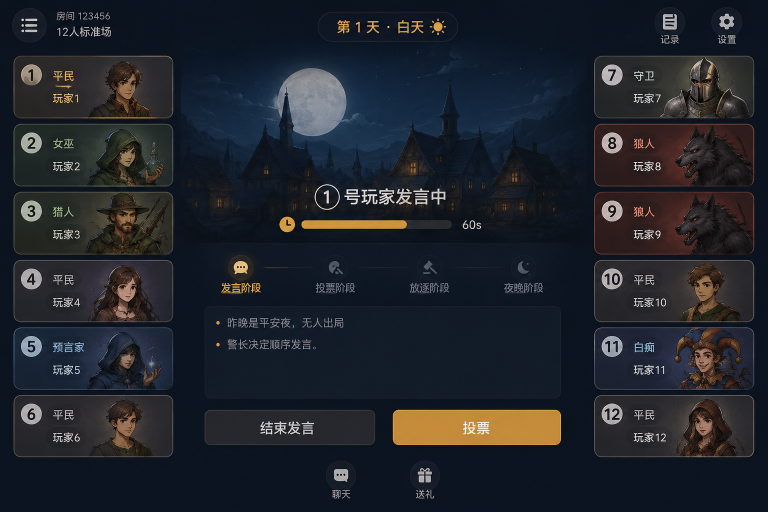
#> input picture desktop/sample.png, 1536 x 1024 px (shown at 1/2 size)
$ python -i process_generated_portraits.py   (imports and definitions only)
#> lines starting #> are read from the running program, lines starting #| are printed output that depends on the picture; after the words box and inside, x2 and y2 are one past the last pixel; in counts of white or black regions, pixels touching at a corner belong together
#> further down, picture is the input picture: PIL image 1536x1024 RGB; mean R, G, B 33, 36.7, 43.6
"""Process individually generated portrait sources into transparent UI PNGs."""

from __future__ import annotations

import json
from dataclasses import dataclass
from pathlib import Path

import numpy as np
from PIL import Image, ImageDraw, ImageFont, ImageFilter
from scipy import ndimage


ROOT = Path(__file__).resolve().parents[1]
GENERATED_DIR = Path.home() / ".codex" / "generated_images" / "019e45a0-6adc-75c3-9e0c-215143615f7d"
PORTRAIT_ROOT = ROOT / "desktop" / "public" / "assets" / "ui" / "portraits"
CONTACT_SHEET = PORTRAIT_ROOT / "generated_portraits_contact_sheet.png"
REPORT = PORTRAIT_ROOT / "generated_portraits_report.json"

CANVAS_SIZE = (768, 1024)
TARGET_HEIGHT = 860
MAX_WIDTH = 720
SUBJECT_BOTTOM = 972


@dataclass(frozen=True)
class PortraitTarget:
    label: str
    rel_path: str


TARGETS = [
    PortraitTarget("elder_male", "extra/portrait_elder_male_01.png"),
    PortraitTarget("elder_female", "extra/portrait_elder_female_01.png"),
    PortraitTarget("villager_male", "roles/portrait_villager_male_01.png"),
    PortraitTarget("villager_female", "roles/portrait_villager_female_01.png"),
    PortraitTarget("boy", "extra/portrait_boy_01.png"),
    PortraitTarget("girl", "extra/portrait_girl_01.png"),
    PortraitTarget("seer", "roles/portrait_seer_01.png"),
    PortraitTarget("witch", "roles/portrait_witch_01.png"),
    PortraitTarget("hunter", "roles/portrait_hunter_01.png"),
    PortraitTarget("guard", "roles/portrait_guard_01.png"),
    PortraitTarget("werewolf_01", "roles/portrait_werewolf_01.png"),
    PortraitTarget("werewolf_02", "roles/portrait_werewolf_02.png"),
    PortraitTarget("werewolf_03", "roles/portrait_werewolf_03.png"),
    PortraitTarget("werewolf_04", "roles/portrait_werewolf_04.png"),
    PortraitTarget("werewolf_05", "roles/portrait_werewolf_05.png"),
    PortraitTarget("werewolf_06", "roles/portrait_werewolf_06.png"),
]


# [5 lines left out: function generated_sources, not called in this run]


def remove_chroma_key(source: Image.Image) -> Image.Image:
    """Convert a flat chroma-key background to alpha without reshaping pixels."""
    rgb = source.convert("RGB")
    arr = np.asarray(rgb).astype(np.float32)
    corner_samples = np.array(
        [
            arr[0, 0],
            arr[0, -1],
            arr[-1, 0],
            arr[-1, -1],
            arr[0, arr.shape[1] // 2],
            arr[-1, arr.shape[1] // 2],
        ],
        dtype=np.float32,
    )
#> corner_samples = [[12, 21, 31], [11, 21, 33], [11, 20, 31], [14, 24, 36], [10, 19, 29], [10, 19, 31]]

    green = (arr[..., 1] > 170) & (arr[..., 1] > arr[..., 0] * 1.8) & (arr[..., 1] > arr[..., 2] * 1.8)
#> green: shape (1024, 1536) bool; every value is 0
    magenta = (arr[..., 0] > 170) & (arr[..., 2] > 170) & (arr[..., 1] < 95)
    key_mask = green | magenta

    if key_mask.mean() > 0.01:
        key = np.median(arr[key_mask], axis=0)
    else:
        key = np.median(corner_samples, axis=0)
#> key = [11, 20.5, 31]

    dist_to_key = np.sqrt(np.sum((arr - key) ** 2, axis=2))
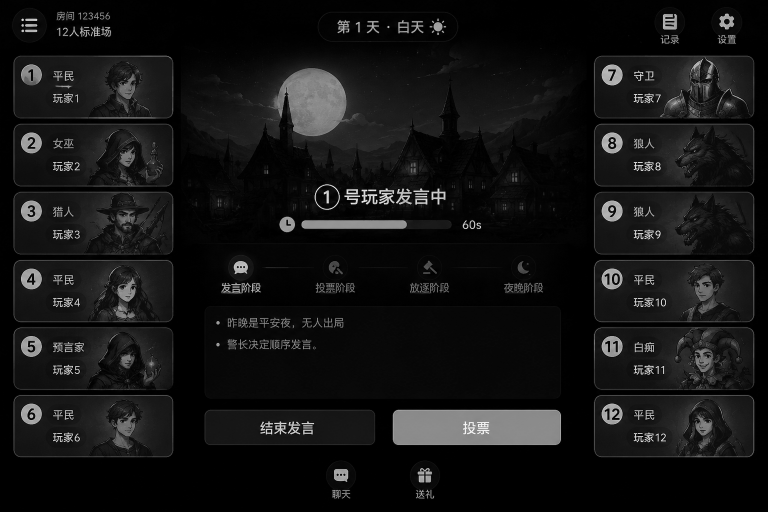
#> dist_to_key: shape (1024, 1536) float32 (shown at 1/2 size); min 0.5, max 405.8, mean 33.6; drawn with min black and max white
    bg_candidate = key_mask | (dist_to_key < 92)
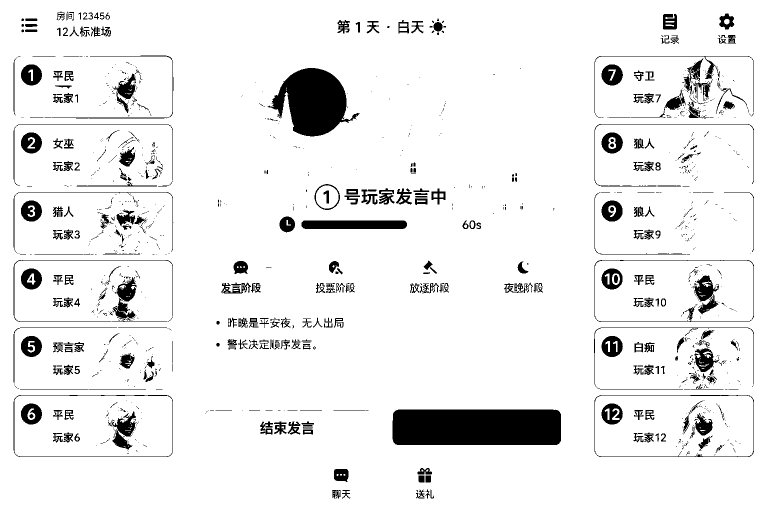
#> bg_candidate: shape (1024, 1536) bool (shown at 1/2 size); 92.4% white; 1291 black regions (933 under 20 px), largest, box (x1, y1, x2, y2) and area: (785, 819, 1122, 890) 23770, (536, 136, 719, 273) 14426, (603, 441, 814, 458) 3530

    # Only remove background connected to image borders. This keeps dark armor,
    # robes, hair, and fur intact even when they are color-similar to a corner.
    border_seed = np.zeros(bg_candidate.shape, dtype=bool)
    border_seed[0, :] = bg_candidate[0, :]
#> border_seed: shape (1024, 1536) bool; 0.1% white in thin lines or dots, all inside (x1, y1, x2, y2) = (0, 0, 1536, 1)
    border_seed[-1, :] = bg_candidate[-1, :]
    border_seed[:, 0] = bg_candidate[:, 0]
    border_seed[:, -1] = bg_candidate[:, -1]
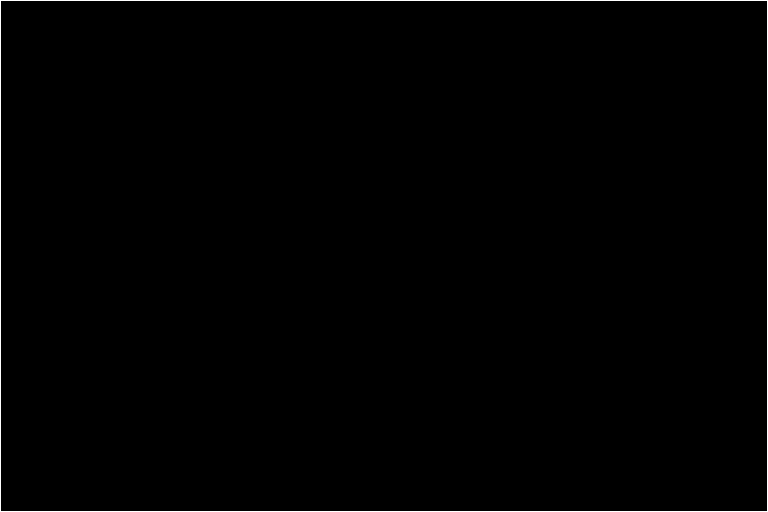
#> border_seed: shape (1024, 1536) bool (shown at 1/2 size); 0.33% white in thin lines or dots
    bg_connected = ndimage.binary_propagation(border_seed, mask=bg_candidate)
#> bg_connected: shape (1024, 1536) bool; 85.4% white; 1084 black regions (766 under 20 px), largest, box (x1, y1, x2, y2) and area: (1189, 790, 1508, 914) 39386, (1189, 520, 1508, 644) 39385, (27, 790, 346, 914) 39370

    transparent_at = 22.0
    opaque_at = 122.0
    alpha = np.full(arr.shape[:2], 255, dtype=np.float32)
    alpha[bg_connected | key_mask | (dist_to_key < 48)] = 0

    # Softly fade pixels that are key-colored but not part of the hard flood
    # mask, which reduces green/magenta halos around hair and fur.
    key_soft_alpha = np.clip((dist_to_key - transparent_at) / (opaque_at - transparent_at), 0, 1) * 255
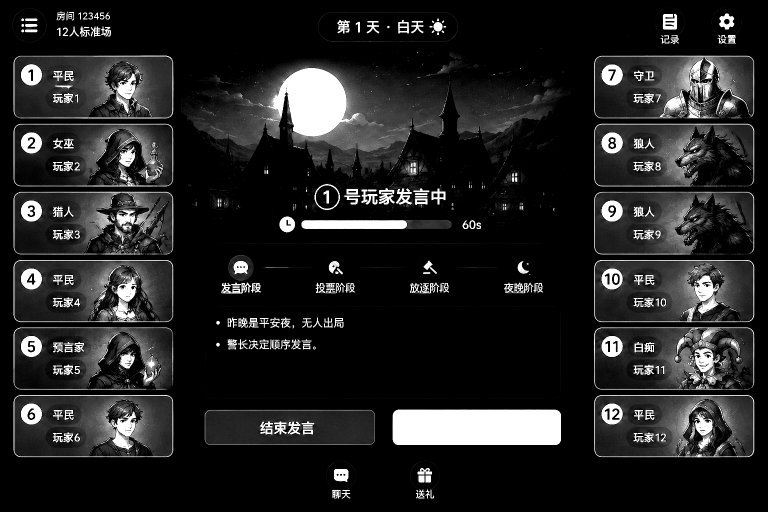
#> key_soft_alpha: shape (1024, 1536) float32 (shown at 1/2 size); min 0, max 255, mean 36.1
    edge_zone = (ndimage.binary_dilation(bg_connected, iterations=4) & ~bg_connected) | ((dist_to_key < 150) & ~key_mask)
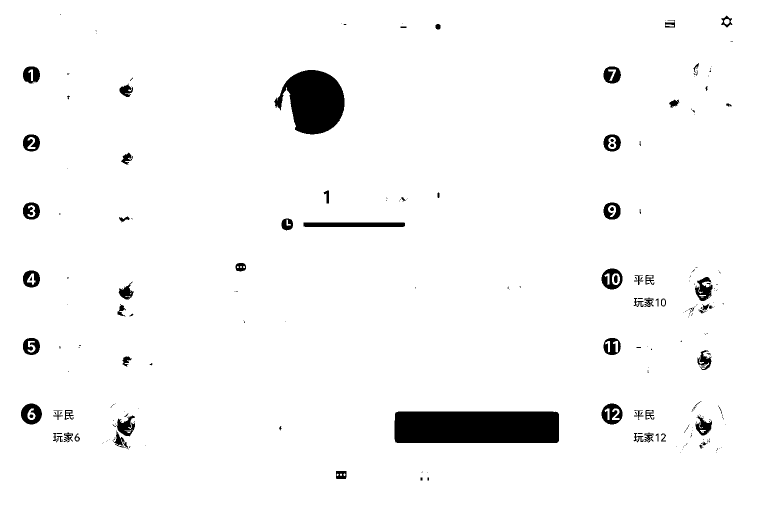
#> edge_zone: shape (1024, 1536) bool (shown at 1/2 size); 96.5% white; 244 black regions (165 under 20 px), largest, box (x1, y1, x2, y2) and area: (789, 823, 1118, 886) 20660, (548, 140, 689, 269) 12190, (607, 445, 810, 454) 1819
    alpha[edge_zone] = np.minimum(alpha[edge_zone], key_soft_alpha[edge_zone])
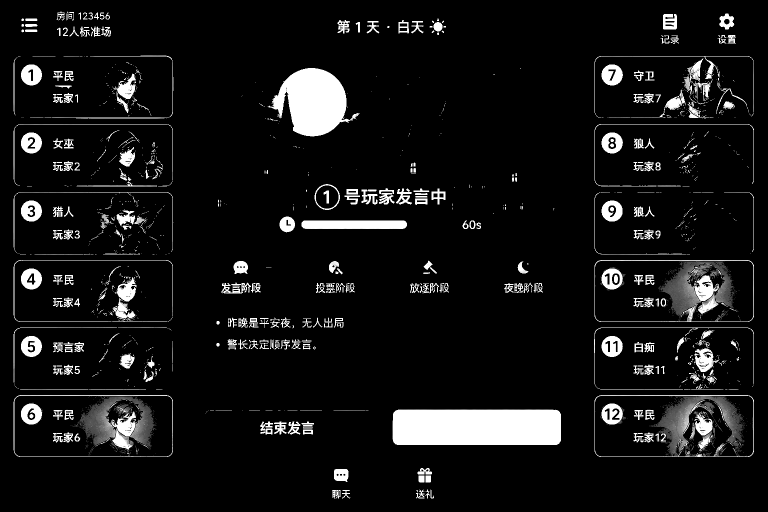
#> alpha: shape (1024, 1536) float32 (shown at 1/2 size); min 0, max 255, mean 20.7

    alpha_img = Image.fromarray(alpha.astype(np.uint8), "L")
    alpha_img = alpha_img.filter(ImageFilter.GaussianBlur(0.45))

    # Despill chroma-key color from semi-transparent edge pixels.
    cleaned = arr.copy()
    if key[1] > key[0] and key[1] > key[2]:
        spill = dist_to_key < 170
        cleaned[..., 1][spill] = np.minimum(cleaned[..., 1][spill], np.maximum(cleaned[..., 0][spill], cleaned[..., 2][spill]) * 1.12)
    elif key[0] > 150 and key[2] > 150:
        spill = dist_to_key < 170
        cleaned[..., 0][spill] = np.minimum(cleaned[..., 0][spill], cleaned[..., 1][spill] * 1.18)
        cleaned[..., 2][spill] = np.minimum(cleaned[..., 2][spill], cleaned[..., 1][spill] * 1.18)

    out = Image.fromarray(np.clip(cleaned, 0, 255).astype(np.uint8), "RGB").convert("RGBA")
    out.putalpha(alpha_img)
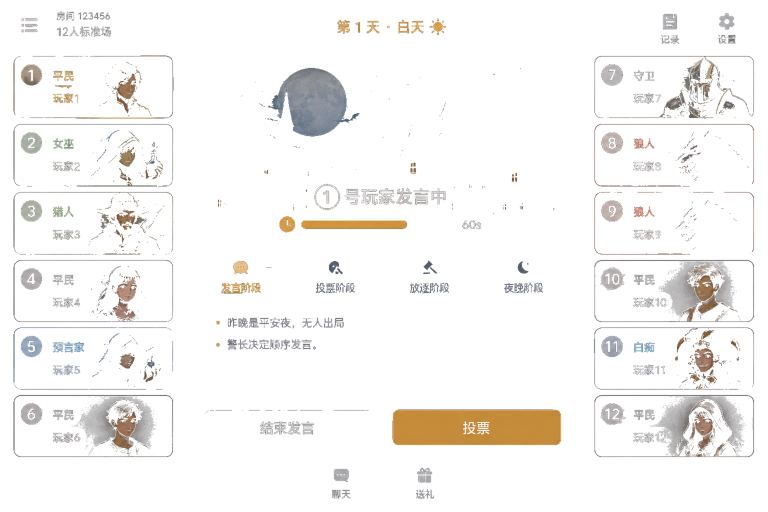
#> out: PIL image 1536x1024 RGBA (shown at 1/2 size); mean R, G, B, A 33, 36.7, 43.6, 20.7; transparent parts drawn white
    return out


# [112 lines left out: functions alpha_bbox, normalize, save_pair, make_contact_sheet, main, not called in this run]


# [2 lines not run here, left out]

>>> from PIL import Image
>>> picture = Image.open('../desktop/sample.png')
>>> result = remove_chroma_key(picture)

$ run again, on desktop/sample_skill.png
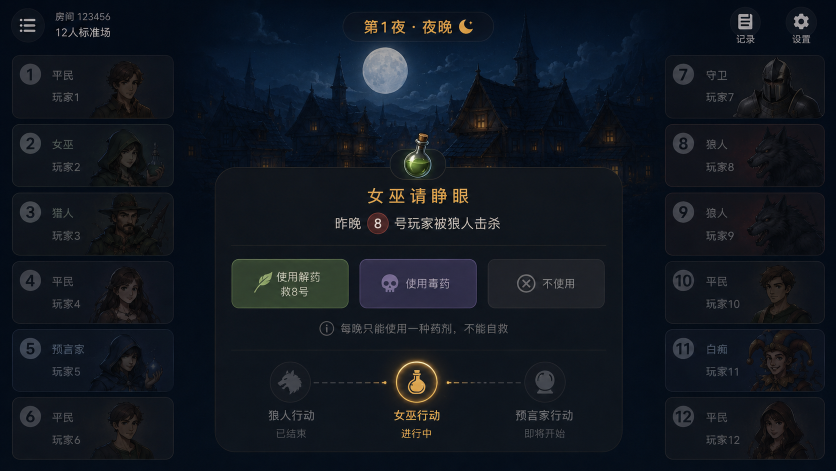
#> input picture desktop/sample_skill.png, 1672 x 941 px (shown at 1/2 size)
#> picture is the input picture: PIL image 1672x941 RGB; mean R, G, B 18, 24.1, 32.9
#> corner_samples = [[2, 10, 22], [4, 11, 23], [6, 14, 24], [4, 13, 24], [3, 13, 25], [6, 14, 25]]
#> green: shape (941, 1672) bool; every value is 0
#> key = [4, 13, 24]
#> in remove_chroma_key, `bg_candidate = key_mask | (dist_to_key < 92)`:
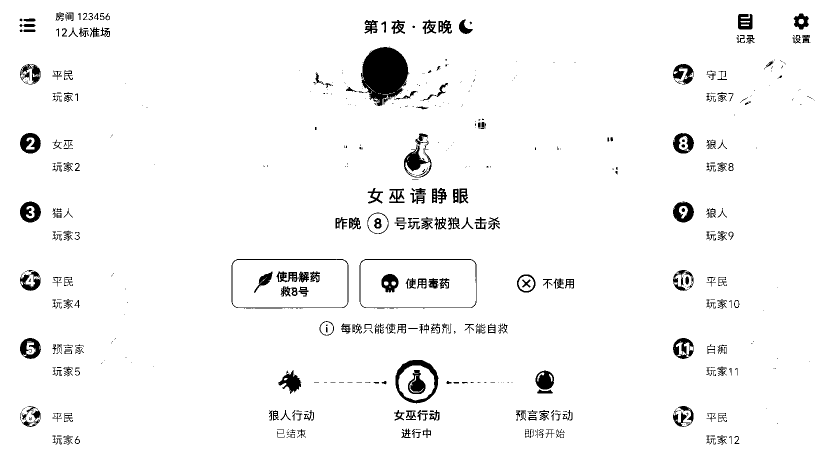
#> bg_candidate: shape (941, 1672) bool (shown at 1/2 size); 96.4% white; 575 black regions (278 under 20 px), largest, box (x1, y1, x2, y2) and area: (722, 94, 816, 212) 7796, (791, 720, 877, 807) 1946, (808, 289, 863, 355) 1428
#> bg_connected: shape (941, 1672) bool; 93.1% white; 526 black regions (250 under 20 px), largest, box (x1, y1, x2, y2) and area: (463, 518, 697, 617) 22837, (719, 518, 953, 617) 22785, (722, 94, 816, 212) 7935
#> edge_zone: shape (941, 1672) bool; 99.3% white; 87 black regions (59 under 20 px), largest, box (x1, y1, x2, y2) and area: (727, 98, 812, 188) 5992, (816, 747, 851, 788) 837, (763, 549, 796, 584) 708
#> in remove_chroma_key, `out.putalpha(alpha_img)`:
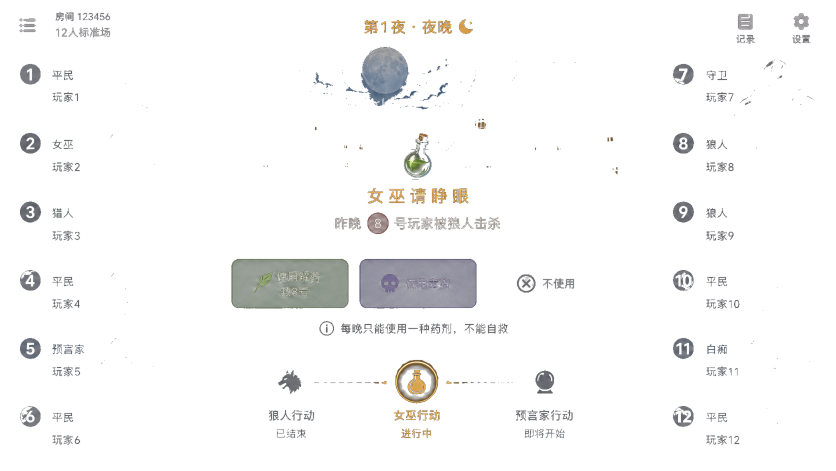
#> out: PIL image 1672x941 RGBA (shown at 1/2 size); mean R, G, B, A 18, 24.1, 32.9, 12.3; transparent parts drawn white

$ run again, on desktop/sample_talk.png
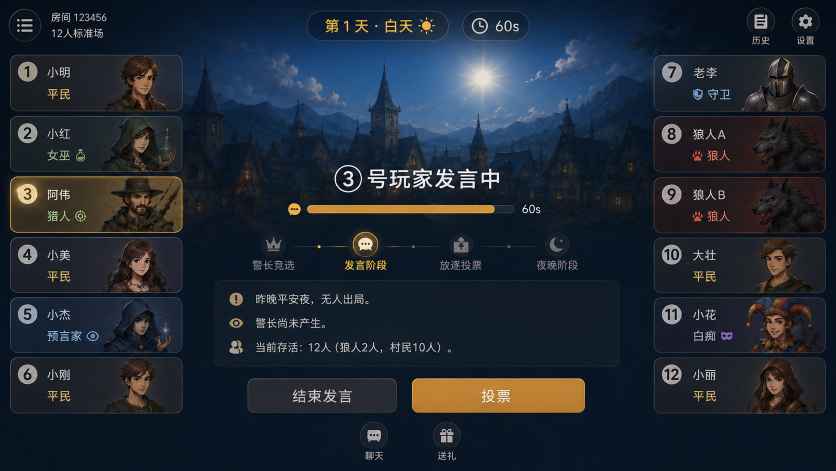
#> input picture desktop/sample_talk.png, 1672 x 941 px (shown at 1/2 size)
#> picture is the input picture: PIL image 1672x941 RGB; mean R, G, B 32.5, 40.7, 51.5
#> corner_samples = [[5, 14, 24], [5, 15, 25], [10, 21, 32], [8, 21, 35], [10, 27, 48], [9, 21, 35]]
#> green: shape (941, 1672) bool; every value is 0
#> key = [8.5, 21, 33.5]
#> in remove_chroma_key, `bg_candidate = key_mask | (dist_to_key < 92)`:
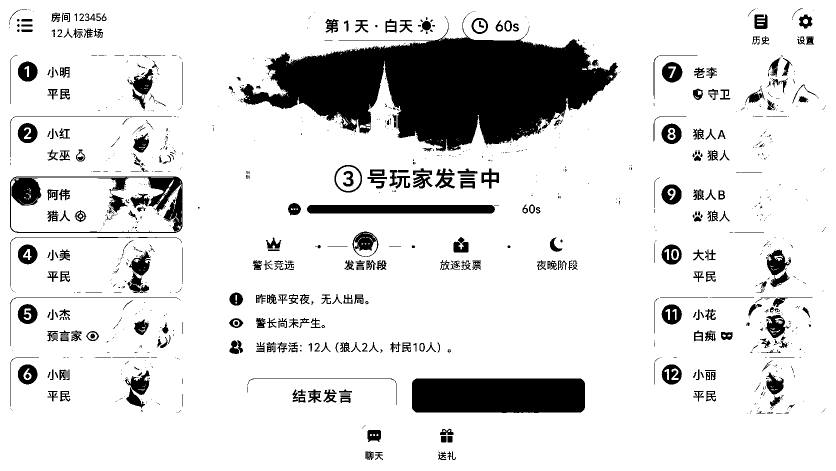
#> bg_candidate: shape (941, 1672) bool (shown at 1/2 size); 86.5% white; 1159 black regions (769 under 20 px), largest, box (x1, y1, x2, y2) and area: (480, 26, 1236, 303) 102164, (824, 757, 1170, 826) 23439, (20, 353, 365, 466) 9155
#> bg_connected: shape (941, 1672) bool; 84.1% white; 1060 black regions (694 under 20 px), largest, box (x1, y1, x2, y2) and area: (480, 26, 1236, 303) 102859, (20, 353, 365, 466) 38767, (824, 757, 1170, 826) 23439
#> edge_zone: shape (941, 1672) bool; 95.1% white; 294 black regions (211 under 20 px), largest, box (x1, y1, x2, y2) and area: (788, 96, 1107, 270) 35105, (828, 761, 1166, 822) 20278, (618, 414, 986, 423) 3298
#> in remove_chroma_key, `out.putalpha(alpha_img)`:
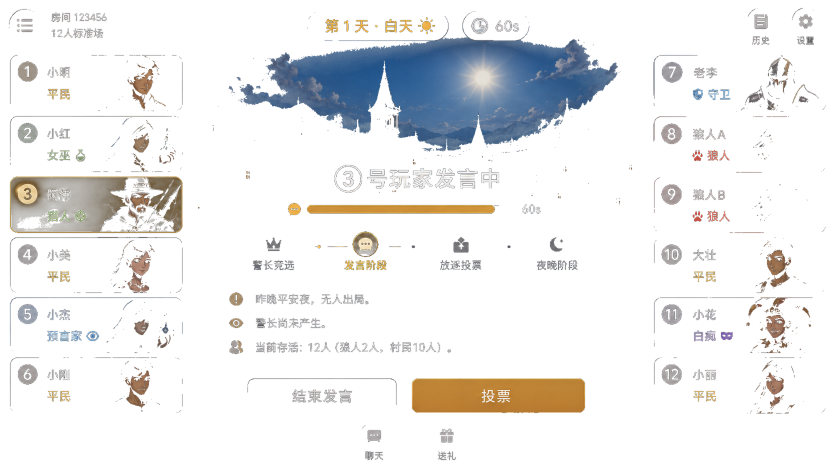
#> out: PIL image 1672x941 RGBA (shown at 1/2 size); mean R, G, B, A 32.5, 40.7, 51.5, 34.6; transparent parts drawn white

$ run again, on desktop/sample_vote.png
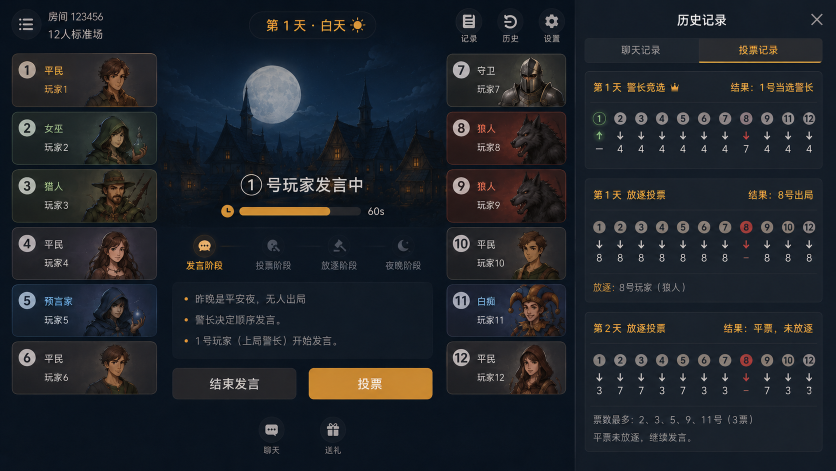
#> input picture desktop/sample_vote.png, 1672 x 941 px (shown at 1/2 size)
#> picture is the input picture: PIL image 1672x941 RGB; mean R, G, B 32, 36.5, 42.9
#> corner_samples = [[8, 16, 28], [21, 32, 42], [11, 20, 30], [19, 29, 40], [7, 17, 28], [9, 17, 28]]
#> green: shape (941, 1672) bool; every value is 0
#> key = [10, 18.5, 29]
#> bg_candidate: shape (941, 1672) bool; 92.9% white; 1178 black regions (635 under 20 px), largest, box (x1, y1, x2, y2) and area: (617, 736, 865, 799) 15524, (485, 130, 605, 248) 10378, (479, 414, 661, 431) 3037
#> edge_zone: shape (941, 1672) bool; 97.6% white; 241 black regions (161 under 20 px), largest, box (x1, y1, x2, y2) and area: (621, 740, 861, 795) 13171, (494, 134, 598, 244) 8893, (483, 418, 657, 427) 1558
#> in remove_chroma_key, `out.putalpha(alpha_img)`:
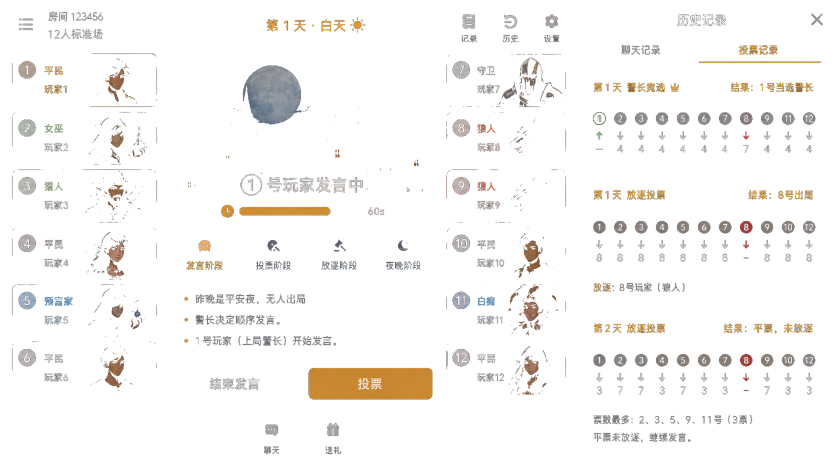
#> out: PIL image 1672x941 RGBA (shown at 1/2 size); mean R, G, B, A 32, 36.5, 42.9, 18.1; transparent parts drawn white
